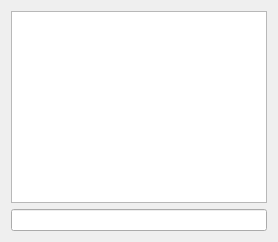
<?xml version="1.0" encoding="UTF-8"?>
<ui version="4.0">
 <class>TerminalPanel</class>
 <widget class="QWidget" name="TerminalPanel">
  <property name="windowTitle">
   <string>Command window</string>
  </property>
  <layout class="QVBoxLayout" name="verticalLayout">
   <item>
    <widget class="QTextEdit" name="output">
     <property name="readOnly">
      <bool>true</bool>
     </property>
    </widget>
   </item>
   <item>
    <widget class="QLineEdit" name="input"/>
   </item>
  </layout>
 </widget>
 <resources/>
 <connections/>
</ui>
